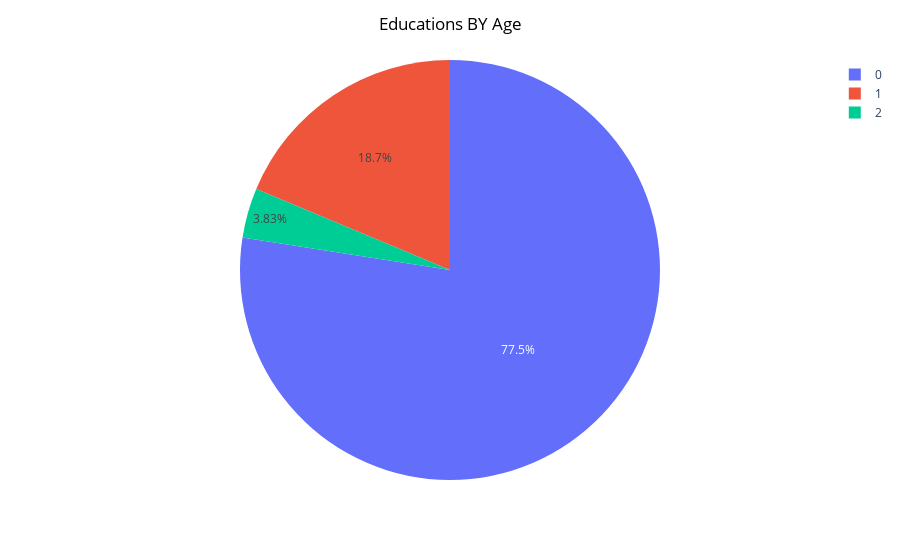

The code cell stored with this chart in its notebook:
### Code cell
figure = px.pie(last_on , names = 'Education' , values = 'Age')
figure.update_layout(title= 'Educations BY Age ',title_font_color = 'black' , title_x = 0.5)

### Figure 1 — Plotly figure (JSON) as saved in the notebook; plotly's stock layout.template omitted (floating-point values rounded to 4 significant figures; data arrays with more than 128 entries replaced by an {"elided": "..."} marker saying what was removed)
{"data": [{"domain": {"x": [0, 1], "y": [0, 1]}, "hovertemplate": "Education=%{label}<br>Age=%{value}<extra></extra>", "labels": {"elided": "4653 int values"}, "legendgroup": "", "name": "", "showlegend": true, "type": "pie", "values": {"elided": "4653 int values"}}], "layout": {"autosize": true, "legend": {"tracegroupgap": 0}, "margin": {"t": 60}, "title": {"font": {"color": "black"}, "text": "Educations BY Age ", "x": 0.5}}}
